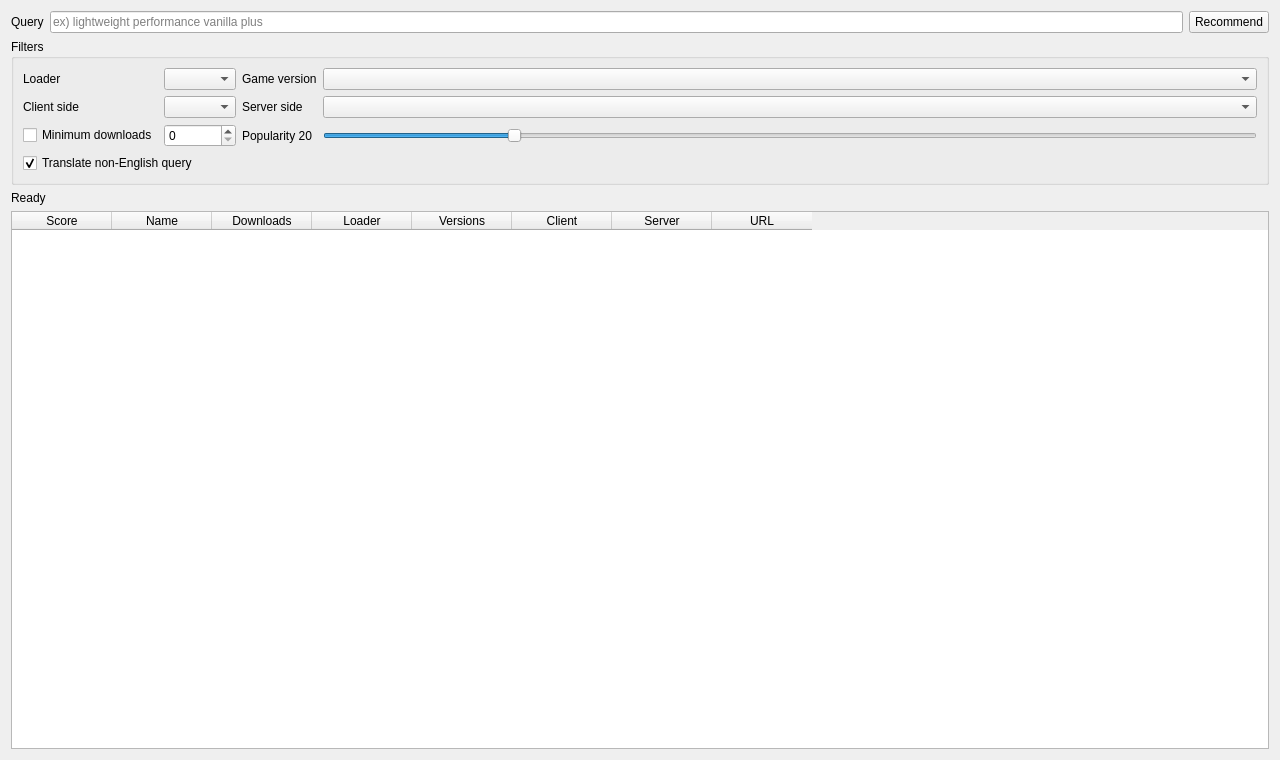
<?xml version="1.0" encoding="UTF-8"?>
<ui version="4.0">
 <class>ModpackRecommendationWindow</class>
 <widget class="QWidget" name="ModpackRecommendationWindow">
  <property name="geometry">
   <rect>
    <x>0</x>
    <y>0</y>
    <width>1280</width>
    <height>760</height>
   </rect>
  </property>
  <property name="windowTitle">
   <string>Modrinth Modpack Recommender</string>
  </property>
  <layout class="QVBoxLayout" name="verticalLayout">
   <item>
    <layout class="QHBoxLayout" name="searchLayout">
     <item>
      <widget class="QLabel" name="labelQuery">
       <property name="text">
        <string>Query</string>
       </property>
      </widget>
     </item>
     <item>
      <widget class="QLineEdit" name="le_query">
       <property name="placeholderText">
        <string>ex) lightweight performance vanilla plus</string>
       </property>
      </widget>
     </item>
     <item>
      <widget class="QPushButton" name="btn_recommend">
       <property name="text">
        <string>Recommend</string>
       </property>
      </widget>
     </item>
    </layout>
   </item>
   <item>
    <widget class="QGroupBox" name="groupFilters">
     <property name="title">
      <string>Filters</string>
     </property>
     <layout class="QGridLayout" name="filterLayout">
      <item row="0" column="0">
       <widget class="QLabel" name="labelLoader">
        <property name="text">
         <string>Loader</string>
        </property>
       </widget>
      </item>
      <item row="0" column="1">
       <widget class="QComboBox" name="cb_loader"/>
      </item>
      <item row="0" column="2">
       <widget class="QLabel" name="labelGameVersion">
        <property name="text">
         <string>Game version</string>
        </property>
       </widget>
      </item>
      <item row="0" column="3">
       <widget class="QComboBox" name="cb_game_version"/>
      </item>
      <item row="1" column="0">
       <widget class="QLabel" name="labelClientSide">
        <property name="text">
         <string>Client side</string>
        </property>
       </widget>
      </item>
      <item row="1" column="1">
       <widget class="QComboBox" name="cb_client_side"/>
      </item>
      <item row="1" column="2">
       <widget class="QLabel" name="labelServerSide">
        <property name="text">
         <string>Server side</string>
        </property>
       </widget>
      </item>
      <item row="1" column="3">
       <widget class="QComboBox" name="cb_server_side"/>
      </item>
      <item row="2" column="0">
       <widget class="QCheckBox" name="chk_min_downloads">
        <property name="text">
         <string>Minimum downloads</string>
        </property>
       </widget>
      </item>
      <item row="2" column="1">
       <widget class="QSpinBox" name="sb_min_downloads">
        <property name="maximum">
         <number>2000000000</number>
        </property>
        <property name="singleStep">
         <number>1000</number>
        </property>
       </widget>
      </item>
      <item row="2" column="2">
       <widget class="QLabel" name="lb_popularity">
        <property name="text">
         <string>Popularity 20</string>
        </property>
       </widget>
      </item>
      <item row="2" column="3">
       <widget class="QSlider" name="sl_popularity">
        <property name="orientation">
         <enum>Qt::Horizontal</enum>
        </property>
        <property name="maximum">
         <number>100</number>
        </property>
        <property name="value">
         <number>20</number>
        </property>
       </widget>
      </item>
      <item row="3" column="0" colspan="4">
       <widget class="QCheckBox" name="chk_translate">
        <property name="text">
         <string>Translate non-English query</string>
        </property>
        <property name="checked">
         <bool>true</bool>
        </property>
       </widget>
      </item>
     </layout>
    </widget>
   </item>
   <item>
    <widget class="QLabel" name="lb_status">
     <property name="text">
      <string>Ready</string>
     </property>
    </widget>
   </item>
   <item>
    <widget class="QTableWidget" name="tbl_results">
     <property name="alternatingRowColors">
      <bool>true</bool>
     </property>
     <property name="selectionBehavior">
      <enum>QAbstractItemView::SelectRows</enum>
     </property>
     <property name="columnCount">
      <number>8</number>
     </property>
     <column>
      <property name="text">
       <string>Score</string>
      </property>
     </column>
     <column>
      <property name="text">
       <string>Name</string>
      </property>
     </column>
     <column>
      <property name="text">
       <string>Downloads</string>
      </property>
     </column>
     <column>
      <property name="text">
       <string>Loader</string>
      </property>
     </column>
     <column>
      <property name="text">
       <string>Versions</string>
      </property>
     </column>
     <column>
      <property name="text">
       <string>Client</string>
      </property>
     </column>
     <column>
      <property name="text">
       <string>Server</string>
      </property>
     </column>
     <column>
      <property name="text">
       <string>URL</string>
      </property>
     </column>
    </widget>
   </item>
  </layout>
 </widget>
 <resources/>
 <connections/>
</ui>
